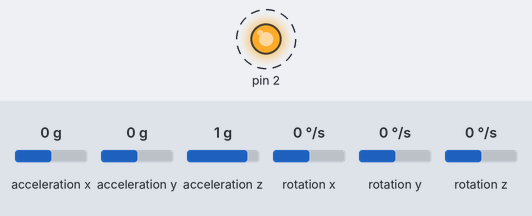
Recording of a sketch running on a simulated Arduino Uno, built with avr-gcc and run on an emulated ATmega328P. On the bench: output pins drawn as LEDs (lit = HIGH). Wiring (inferred from the names in the program): MPU-6050 motion sensor at I2C address 0x68. Dashed ring = blinking. The test bench sets the inputs (shaded band); at power-on: acceleration x 0 g, acceleration y 0 g, acceleration z 1 g, rotation x 0 °/s, rotation y 0 °/s, rotation z 0 °/s. What the sketch prints to the serial monitor is not drawn.

Above: at 0.46 s.
Timing chart, 0 to 3.1 s (numbered marks = the images above):
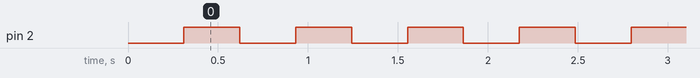

The sketch:

Balacin_Cris.ino
```cpp
#include <Wire.h>

// Dirección I2C del MPU6050
const int MPU6050_ADDR = 0x68;

// Valores de offset y factor de escala obtenidos en la calibración
float accelOffsetX = 339.92;
float accelOffsetY = -48.66;
float accelOffsetZ = 1072.10;
float accelScaleFactorX = -1.00;
float accelScaleFactorY = -1.00;
float accelScaleFactorZ = -1.01;

// Variables para almacenar las lecturas del sensor (calibradas)
float accelXCal, accelYCal, accelZCal;
float gyroX, gyroY, gyroZ;

// Variables para el filtro de Kalman (simplificado para el ángulo de cabeceo - pitch)
float pitch = 0;         // Ángulo de cabeceo estimado
float pitchRate = 0;     // Velocidad angular de cabeceo medida
float kalmanGain = 0.5;  // Ganancia del filtro de Kalman (ajustar este valor)

// Tiempo transcurrido entre lecturas
unsigned long previousTime = 0;
float deltaTime;

// Función para inicializar el MPU6050
bool initMPU6050() {
  Wire.beginTransmission(MPU6050_ADDR);
  Wire.write(0x6B); // Registro de Power Management 1
  Wire.write(0);    // Desactivar el modo de sleep
  if (Wire.endTransmission() != 0) {
    Serial.println("Error al inicializar el MPU6050");
    return false;
  }
  // Configurar el giroscopio (opcional)
  Wire.beginTransmission(MPU6050_ADDR);
  Wire.write(0x1B); // Registro de Configuración del Giroscopio
  Wire.write(0x00); // Rango de ±250 °/s
  Wire.endTransmission();

  // Configurar el acelerómetro (opcional)
  Wire.beginTransmission(MPU6050_ADDR);
  Wire.write(0x1C); // Registro de Configuración del Acelerómetro
  Wire.write(0x00); // Rango de ±2g
  Wire.endTransmission();

  delay(100);
  return true;
}
// Función para leer los datos del MPU6050 y aplicar la calibración
void leerSensoresCalibrados() {
  Wire.beginTransmission(MPU6050_ADDR);
  Wire.write(0x3B); // Registro del primer byte de la aceleración
  Wire.endTransmission(false);
  Wire.requestFrom(MPU6050_ADDR, 6, true);
  int16_t rawAccelX = (Wire.read() << 8) | Wire.read();
  int16_t rawAccelY = (Wire.read() << 8) | Wire.read();
  int16_t rawAccelZ = (Wire.read() << 8) | Wire.read();

  accelXCal = (rawAccelX - accelOffsetX) / 16384.0 * accelScaleFactorX;
  accelYCal = (rawAccelY - accelOffsetY) / 16384.0 * accelScaleFactorY;
  accelZCal = (rawAccelZ - accelOffsetZ) / 16384.0 * accelScaleFactorZ;

  Wire.beginTransmission(MPU6050_ADDR);
  Wire.write(0x43); // Registro del primer byte de la velocidad angular
  Wire.endTransmission(false);
  Wire.requestFrom(MPU6050_ADDR, 6, true);
  int16_t rawGyroX = (Wire.read() << 8) | Wire.read();
  int16_t rawGyroY = (Wire.read() << 8) | Wire.read();
  int16_t rawGyroZ = (Wire.read() << 8) | Wire.read();

  gyroX = rawGyroX / 131.0;
  gyroY = rawGyroY / 131.0;
  gyroZ = rawGyroZ / 131.0;
}


void setup() {
  pinMode(2,OUTPUT);
  Serial.begin(115200);
  Wire.begin();
  Wire.setClock(400000);

  if (initMPU6050()) {
    Serial.println("MPU6050 inicializado correctamente");
  } else {
    Serial.println("Falló la inicialización del MPU6050");
    while (1);
  }

  previousTime = millis();
}

void loop() {
  Blink(250);
  float anguloPitchFiltrado = obtenerPitchFiltradoCalibrado();
  Serial.print("Ángulo de Cabeceo Filtrado (Calibrado): ");
  Serial.print(anguloPitchFiltrado);
  Serial.print(" | AccelX: "); Serial.print(accelXCal);
  Serial.print(" | AccelY: "); Serial.print(accelYCal);
  Serial.print(" | AccelZ: "); Serial.println(accelZCal);
  delay(100);
}
```

Funcion_Blink_Cris.ino
```cpp
// Funcion Parpadeo
void Blink(unsigned long interval)
{
	static unsigned long previousMillis = 0;        // will store last time LED was updated
	//const long interval = 1000;           // interval at which to blink (milliseconds)
	unsigned long currentMillis = millis();
	static bool estadoPin=false;

	if(currentMillis - previousMillis > interval)
	{
		previousMillis = currentMillis;
		estadoPin==false? estadoPin=true : estadoPin=false;
		digitalWrite(2, estadoPin);
	}
}
```

PosicionFiltrada.ino
```cpp
// Función para leer los datos del MPU6050 y aplicar un filtro de Kalman simplificado (con lecturas calibradas)
float obtenerPitchFiltradoCalibrado() {
  leerSensoresCalibrados();

  unsigned long currentTime = millis();
  deltaTime = (currentTime - previousTime) / 1000.0;
  previousTime = currentTime;

  pitch = pitch + gyroY * deltaTime;

  float accelPitch = atan2(accelXCal, sqrt(accelYCal * accelYCal + accelZCal * accelZCal)) * 180 / PI;

  pitch = kalmanGain * (pitch + gyroY * deltaTime) + (1 - kalmanGain) * accelPitch;

  return pitch;
}
```

Measured:
- by itself, pin 2: alternates HIGH for 0.31 s and LOW for 0.31 s
